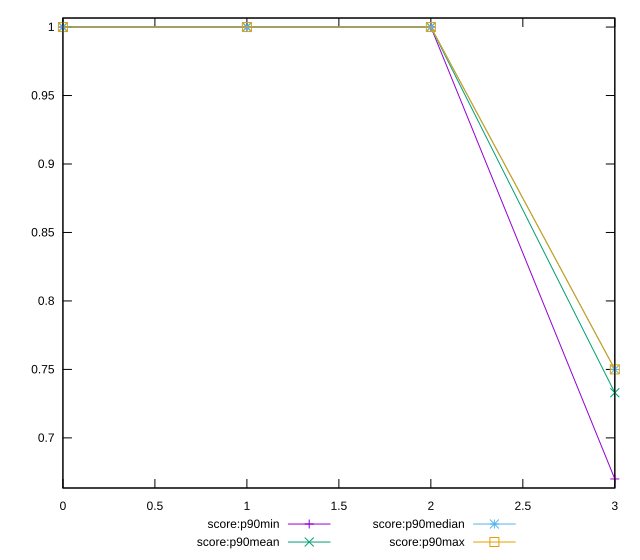

Generate this figure with gnuplot:
reset

$scoreP90Min <<EOF
0 1
1 1
2 1
3 0.67
EOF

$scoreP90Mean <<EOF
0 1
1 1
2 1
3 0.7329787234042556
EOF

$scoreP90Median <<EOF
0 1
1 1
2 1
3 0.75
EOF

$scoreP90Max <<EOF
0 1
1 1
2 1
3 0.75
EOF

set key outside below
set xrange [0:3]
set yrange [0.6634:1.0066]
set trange [0.6634:1.0066]
set terminal svg size 640, 560 enhanced background rgb 'white'
set output "reports/report_00032_2021-02-25T10-28-15.087Z/unused-css-rules/progression/score.svg"

plot $scoreP90Min title "score:p90min" with linespoints, \
     $scoreP90Mean title "score:p90mean" with linespoints, \
     $scoreP90Median title "score:p90median" with linespoints, \
     $scoreP90Max title "score:p90max" with linespoints

reset
